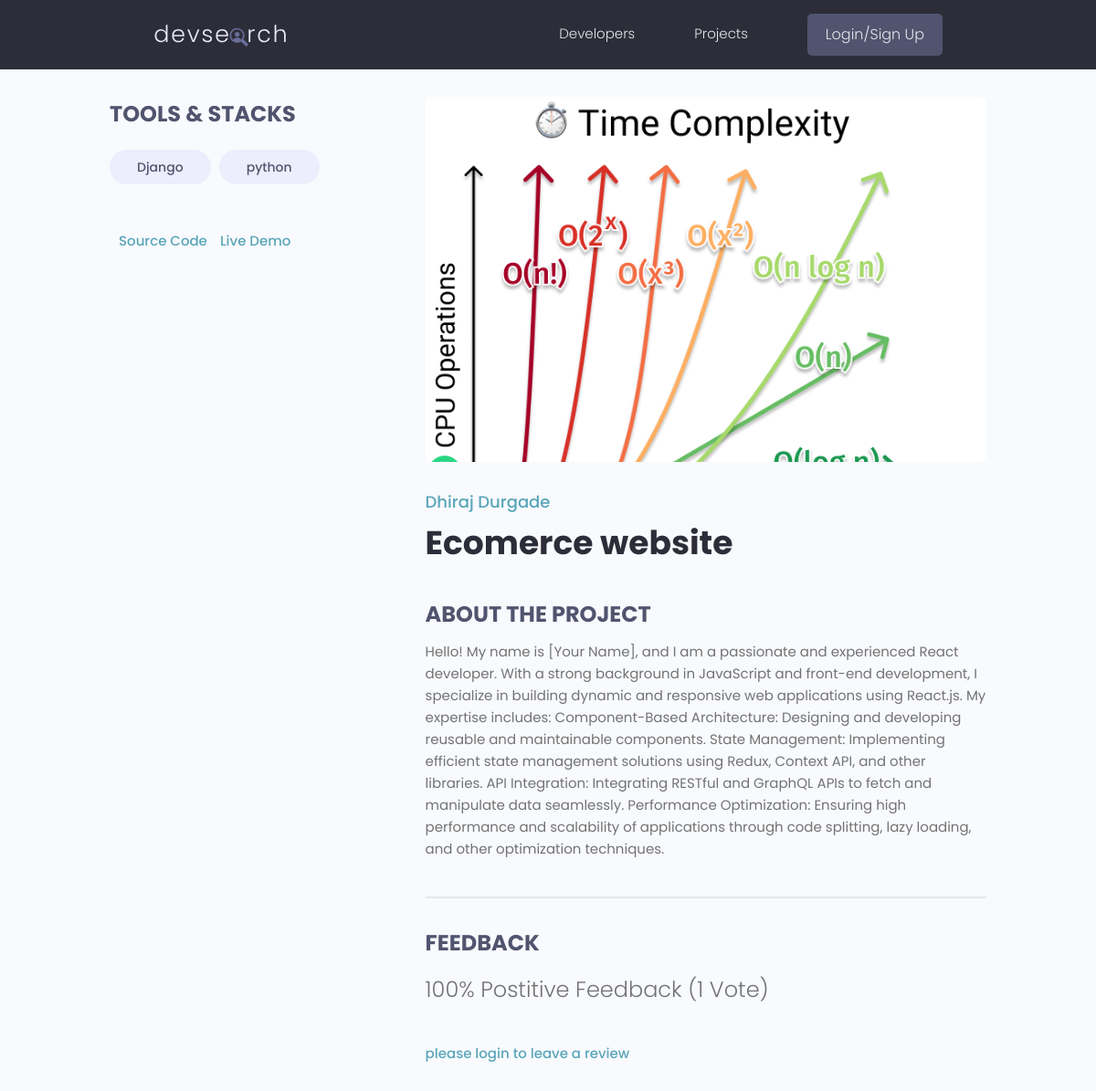
/projects/project/40cf6891-7a9c-47b6-9f9d-f68e408b8fb2/, run on the app's committed database.
### projects/models.py (models this page shows, shortened)
class Tag(models.Model):
    name = models.CharField(max_length=200)
    created = models.DateTimeField(auto_now_add=True)
    id = models.UUIDField(primary_key=True,unique=True,default=uuid.uuid4,editable=False)
    def __str__(self):
        return self.name

class Projects(models.Model):
    owner = models.ForeignKey(Profile,null=True, blank=True,on_delete=models.CASCADE)
    title = models.CharField(max_length=200)
    description = models.TextField(null=True, blank = True)
    featured_image = models.ImageField(null=True, blank=True, default="default.jpg")
    demo_link = models.CharField(max_length=2000,null=True, blank=True)
    source_link = models.CharField(max_length=2000,null=True, blank=True)
    created = models.DateTimeField(auto_now_add=True)
    tag = models.ManyToManyField('Tag',blank=True)
    vote_total = models.IntegerField(default=0,null=True,blank=True)
    vote_ratio = models.IntegerField(default=0,null=True,blank=True)
    id = models.UUIDField(primary_key=True,unique=True,default=uuid.uuid4,editable=False)
    class Meta:
        ordering = ['-vote_ratio', '-vote_total', 'title']
    @property
    def imageurl(self):
        try:
            url = self.featured_image.url
        except:
            url = ''
        return url

### users/models.py (models this page shows, shortened)
class Profile(models.Model):
    user = models.OneToOneField(User,blank=True,null=True,on_delete=models.CASCADE)
    name = models.CharField(max_length=200,null=True, blank=True)
    email = models.EmailField(max_length=500,null=True, blank=True)
    username = models.CharField(max_length=200,null=True, blank=True)
    location = models.CharField(max_length=200,null=True, blank=True)
    short_intro = models.CharField(max_length=200,null=True, blank=True)
    bio = models.TextField(null=True, blank=True)
    profile_image = models.ImageField(null=True, blank=True, upload_to="profiles/", default="profiles/user-default.png")
    social_github = models.CharField(max_length=200,null=True, blank=True)
    social_twitter = models.CharField(max_length=200,null=True, blank=True)
    social_linkedin = models.CharField(max_length=200,null=True, blank=True)
    social_website = models.CharField(max_length=200,null=True, blank=True)
    social_youtube = models.CharField(max_length=200,null=True, blank=True)
    created = models.DateTimeField(auto_now_add=True)
    id = models.UUIDField(primary_key=True,unique=True,default=uuid.uuid4,editable=False)
    class Meta:
        ordering = ['created']

### projects/views.py (the view, shortened to what this page needs)
# urls.py: path('project/<str:pk>/',views.project,name='project'),
def project(request,pk):
    projectobj = Projects.objects.get(id = pk)
    form = ReviewForm()
    return render(request,"projects/single_project.html",{"project":projectobj, "form":form})

### projects/templates/projects/single_project.html (shortened to what this page needs)
{% extends "main.html" %}
{% block content %}
  <main class="singleProject my-md">
    <div class="container">
      <div class="layout">
        <div class="column column--1of3">
          <h3 class="singleProject__subtitle">Tools & Stacks</h3>
          <div class="singleProject__toolStack">
            {% for tag in  project.tag.all %}
            <span class="tag tag--pill tag--sub tag--lg">
                <small>{{tag}}</small>
            </span>
            {% endfor %}
          </div>
          {% if project.source_link %}
          <a class="singleProject__liveLink" href="{{project.source_link}}" target="_blank">Source Code
          </a>
          {% endif %}
          {% if project.demo_link %}
          <a class="singleProject__liveLink" href="{{project.source_link}}" target="_blank">Live Demo
          </a>
          {% endif %}
        </div>
        <div class="column column--2of3">
          <img class="singleProject__preview" src="{{project.imageurl}}" alt="portfolio thumbnail" />
          <a href="{% url 'user_profile' project.owner.id %}" class="singleProject__developer">{{project.owner.name}}</a>
          <h2 class="singleProject__title">{{project.title}}</h2>
          <h3 class="singleProject__subtitle">About the Project</h3>
          <div class="singleProject__info">
            {{project.description}}
          </div>
          <div class="comments">
            <h3 class="singleProject__subtitle">Feedback</h3>
            <h5 class="project--rating">
              {{project.vote_ratio}}% Postitive Feedback ({{project.vote_total}} Vote{{project.vote_total|pluralize:"s"}})
            </h5>
            {% if request.user.is_authenticated %}
                {% if request.user.profile.id in project.reviewers %}
                <p>you have already submited the review</p>
                {% elif request.user.profile == project.owner %}
                <p>you cant review your own work</p>
                {% else %}
                <form class="form" action="{% url 'project' project.id %}" method="POST">
                  {% csrf_token %}
                  {% for field in form %}
                    <div class="form__field">
                    {{ field.label }}
                      {{ field }}
                    </div>
                  {% endfor %}
                  <input class="btn btn--sub btn--lg" type="submit" value="Comment" />
                </form>
                {% endif %}
            {% else %}
            <a href="{% url "login" %}?next={{request.path}}">please login to leave a review</a>
            {% endif %}
          </div>
        </div>
      </div>
    </div>
  </main>
{% endblock content %}

### static/styles/app.css (style rules this page uses)
:root { --color-sub: #2d2d39; }
img { width: 100%; }
.singleProject .column--1of3 { order: 2; }
@media screen and (min-width: 1081px) { .singleProject .column--1of3 { order: 1; } }
@media screen and (min-width: 1081px) { .singleProject .column--2of3 { order: 2; } }
.singleProject__toolStack { margin-top: 2rem; margin-bottom: 4rem; }
.singleProject__liveLink { font-weight: 500; transition: all 0.3s ease-in-out; border-bottom: 2px solid transparent; }
.singleProject__preview { height: 50vh; object-fit: cover; object-position: top center; margin-bottom: 3rem; border-radius: 0.7rem; }
.singleProject__developer { font-size: 1.8rem; font-weight: 500; }
.singleProject__title { font-size: 3.6rem; font-weight: 700; color: var(--color-sub); margin-bottom: 3rem; }
.project--rating { margin-bottom: 1.6em; margin-top: .5em; }
.singleProject__subtitle { text-transform: uppercase; font-size: 2.4rem; font-weight: 700; color: var(--color-sub-light); margin-bottom: 1rem; }
.comments { margin-top: 4rem; padding-top: 3rem; border-top: 2px solid var(--color-light); }

### static/uikit/styles/modules/_variables.css (style rules this page uses)
:root { --color-main: #5aa5b9; --color-main-light: #e6faff; --color-sub: #3f4156; --color-sub-light: #51546e; --color-sub-lighter: #ededfd; --color-text: #737373; --color-gray: #8b8b8b; --color-light: #e5e7eb; --color-light-gray: #767676; --color-bg: #f8fafd; --color-white: #fffefd; --color-white-light: #f3f3f3; --color-success: #359e64; --color-success-bg: #def8e8; --color-error: #fc4b0b; --color-error-bg: #fff2ee; --font-base: 'Poppins', arial, helvetica, 'Segoe UI', roboto, ubuntu, sans-serif; --font-monospace: 'Fira Code', 'Courier New', courier, monospace; --font-regular: 300; --font-medium: 500; --font-bold: 700; --generic-shadow: 1px 1px 5px #00000010; --generic-transition: all 0.3s ease-in-out; }

### static/uikit/styles/modules/_base.css (style rules this page uses)
* { margin: 0; padding: 0; box-sizing: border-box; text-rendering: optimizeLegibility; color: inherit; font-size: inherit; }
html { font-size: 50%; }
@media only screen and (min-width: 480px) { html { font-size: 56.25%; } }
@media only screen and (min-width: 1200px) { html { font-size: 62.5%; } }
body { line-height: 1.6; font-weight: 400; font-size: 1.5rem; color: var(--color-text); background-color: var(--color-bg); min-height: 100vh; }

### static/uikit/styles/modules/_typography.css (style rules this page uses)
* { font-family: var(--font-base); }
h2 { font-size: 3.6rem; font-weight: var(--font-bold); }
h3 { font-size: 3.2rem; font-weight: var(--font-medium); }
h5 { font-size: 2.4rem; font-weight: var(--font-medium); }
h5, h6 { font-weight: var(--font-regular); }
p, span, strong { font-size: 1.6rem; color: var(--color-text); font-weight: var(--font-regular); }
a { padding-bottom: 2px; text-decoration: none; display: inline-block; color: var(--color-main); font-weight: var(--font-medium); }

### static/uikit/styles/modules/_utilities.css (style rules this page uses)
.container { width: 92%; max-width: 165rem; margin: 0 auto; box-sizing: border-box; }
@media screen and (min-width: 1000px) { .container { width: 90%; } }
@media screen and (min-width: 1200px) { .container { width: 80%; } }
.my-md { margin: 3rem auto; }

### static/uikit/styles/modules/_tag.css (style rules this page uses)
.tag { display: inline-flex; align-items: center; background-color: var(--color-sub); height: -webkit-fit-content; height: -moz-fit-content; height: fit-content; width: -webkit-fit-content; width: -moz-fit-content; width: fit-content; border-radius: 0.5rem; padding: 0.5rem 1.5rem; font-size: 1.2rem; cursor: pointer; }
.tag:not(:last-child) { margin-right: 0.25rem; margin-bottom: 0.75rem; }
.tag > small { color: var(--color-white); }
.tag--pill { border-radius: 5rem; }
.tag--sub, .tag--sub > small { background: var(--color-sub-lighter); color: var(--color-sub-light); font-weight: 500; }
.tag--lg { padding: 0.8rem 3rem; font-size: 1.4rem; }
.tag--lg:not(:last-child) { margin-right: 0.5rem; margin-bottom: 1rem; }

### static/uikit/styles/modules/_layout.css (style rules this page uses)
.layout { display: flex; flex-flow: row wrap; justify-content: space-between; }
.layout > .column { margin-bottom: 3rem; }
.layout > .column.column--1of3 { flex-basis: 30%; }
.layout > .column.column--2of3 { flex-basis: 64%; }

### data on the page
Tag: name "Django"
Tag: name "python"
Projects: imageurl (picture), owner.name "Dhiraj Durgade", title "Ecomerce website", description "Hello! My name is [Your Name], and I am a passionate and experienced React developer. With a strong background in JavaScript and front-end development, I specialize in building dynamic and responsive web applications using React.js. My expertise includes: Component-Based Architecture: Designing and developing reusable and maintainable components. State Management: Implementing efficient state management solutions using Redux, Context API, and other libraries. API Integration: Integrating RESTful and GraphQL APIs to fetch and manipulate data seamlessly. Performance Optimization: Ensuring high performance and scalability of applications through code splitting, lazy loading, and other…", vote_ratio "100", vote_total "1"
